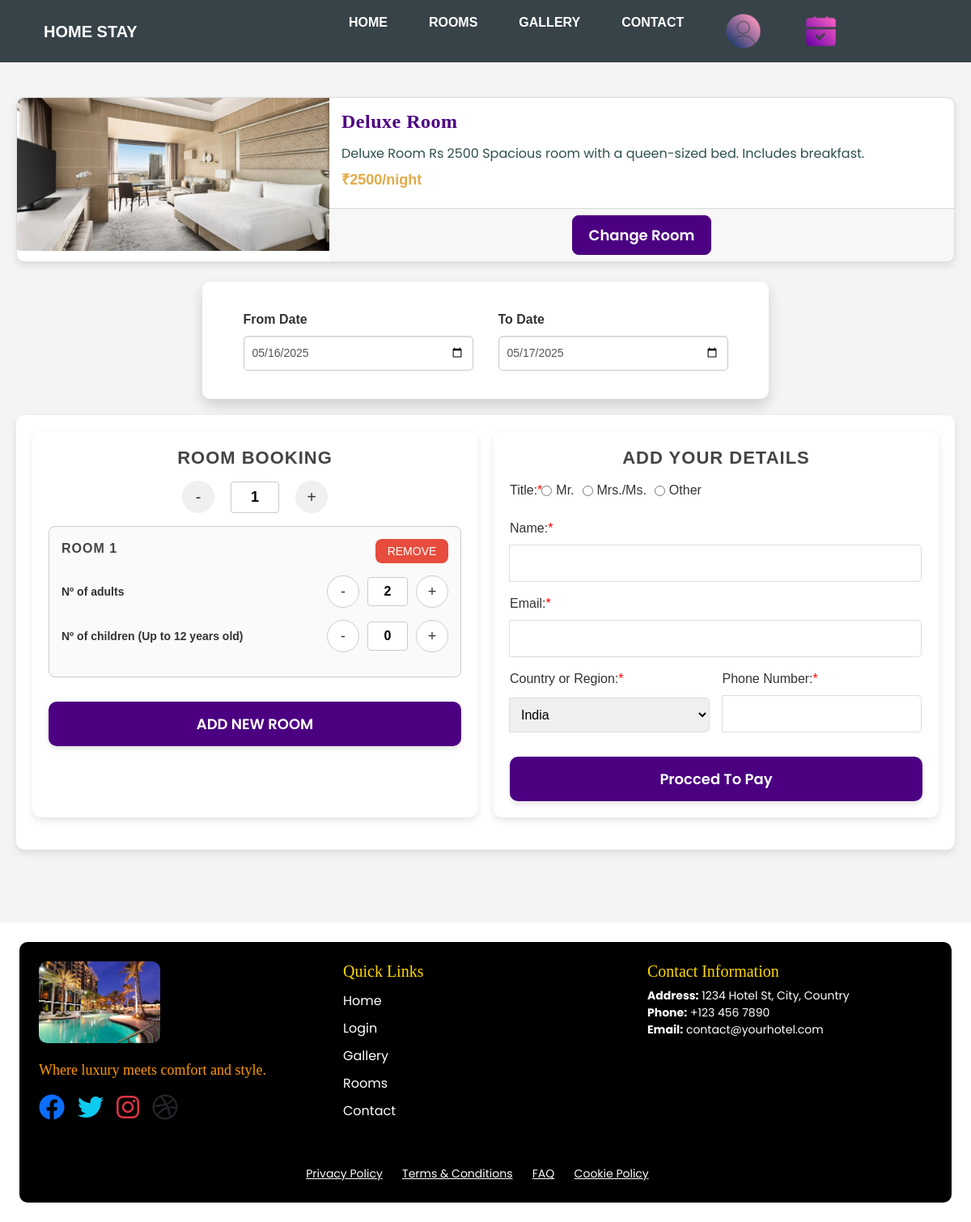
The app's page /booking-1 with its own data.
### home/models.py (models this page shows, shortened)
class R_D(models.Model):
    room_type = models.CharField(max_length=50, unique=True)  # Ensuring unique room types for proper ForeignKey
    room_description = models.CharField(max_length=500)
    space_for_adult = models.IntegerField()
    space_for_child = models.IntegerField()
    price = models.IntegerField()

### home/views.py (the view)
# urls.py: path('booking-<id>',views.booking,name="booking"),
def booking(req, id=0):
    form = booking_details_form()  # Process form submission
    room = R_D.objects.filter(id=id).first()
    if room is None:
        return redirect("booking",1)
    if req.user.is_authenticated:
        initial_data = {
            "name": req.user,
            "email": req.user.email,
        }
    if req.method == "POST":
        form = booking_details_form(req.POST)
        if form.is_valid():
            global data
            data = {
                "from_date": form.cleaned_data.get("from_date"),
                "to_date": form.cleaned_data.get("TO_date"),
                "title": form.cleaned_data["title"],
                "name": req.user.username if req.user.is_authenticated else form.cleaned_data["name"],
                "email": req.user.email if req.user.is_authenticated else form.cleaned_data["email"],
                "phone": form.cleaned_data["phone"],
                "country": form.cleaned_data["country"],
                "room": int(req.POST.get('room_count')),
                "room_name":room.room_type,
            }
            no_of_room = Rooms.objects.filter(room_type=room.room_type, room_availability=True).count()
            m_f = data["from_date"]
            m_t = data["to_date"]
            data_user = User_Booked_Room_Details.objects.filter(check_out__gte=m_f, check_in__lte=m_t)
            l = []
            for x in data_user:
                if not (x.check_out < m_f or x.check_in > m_t):
                    l.append(json.loads(x.room_allocated))
            l = np.array(l).ravel()
            l = sorted(set(map(int, l)))
            global exact_avilable_rooms
            exact_avilable_rooms = [x for x in range(1, no_of_room + 1) if x not in l]
            available_rooms = len(exact_avilable_rooms)
            try:
                room_count = int(data["room"])
                if room_count > available_rooms:
                    messages.info(req, f"Can't add more rooms than {available_rooms}")
                    return redirect(f"/booking-{id}")
            except (TypeError, ValueError):
                messages.info(req, "Invalid room count.")
                return redirect(f"/booking-{id}")
            from_date = data["from_date"]
            to_date = data["to_date"]
            if from_date and to_date:
                today = date.today()
                max_booking_date = today + timedelta(days=30)
                if (
                    to_date < from_date or
                    to_date < today or
                    from_date < today or
                    from_date > max_booking_date or
                    to_date > from_date + timedelta(days=30)
                    ):
                    messages.info(req,
                        "Invalid dates selected! 🚨\n"
                        "✔ Check-in date must be **today or later**.\n"
                        "✔ Check-out date must be **after** the check-in date.\n"
                        "✔ You can only book up to **30 days in advance**.\n"
                        "✔ The maximum stay duration is **30 days**.\n"
                        "📅 Please select valid dates and try again."
                    )
                    return redirect('/booking-1')
            else:
                messages.info(req, "Please enter valid dates.")
                return redirect(f'/booking-{id}')
            global adult, child
            adult={"room_1":req.POST.get('ra-1')}
            child={"room_1":req.POST.get('rc-1')}
            if 1<int(data["room"])<=available_rooms:
                for x in range(2, int(data["room"]) + 1):
                    adult[f"room_{x}"]=req.POST.get(f"adult_c-{x}")
                    child[f"room_{x}"]=req.POST.get(f"child_c-{x}")
            for x in adult:
                if int(adult.get(x))>room.space_for_adult:
                    messages.info(req,f'We have only {room.space_for_adult} for adult in this room')
                    return redirect(f"/booking-{id}")
            for x in child:
                if int(child.get(x))>room.space_for_child:
                    messages.info(req,f'can only add {room.space_for_child} child pr room')
                    return redirect(f"/booking-{id}")
            return redirect(f"/booking_details-{room.id}")  # Redirect after successful submission
        else:
            messages.info(req, "Please fill all the details correctly.")
    else:
        if req.user.is_authenticated:
            form = booking_details_form(initial=initial_data)  # Pre-fill form with initial values
        else:
            form=booking_details_form()
    if req.user.is_authenticated:
        form.fields["name"].widget.attrs["readonly"] = True
        form.fields["email"].widget.attrs["readonly"] = True
    available_rooms =Rooms.objects.filter(room_type=room.room_type,room_availability=True).count()
    return render(req, "booking.html", {"room": room, "available_rooms": available_rooms, "form": form})

### templates/booking.html (shortened to what this page needs)
{% extends 'root.html' %}
{% load crispy_forms_tags %}
{% block content %}
<div style="margin-top:100px;">
    <div class="container1 mt-5">
    <div class="room-details">
        <div class="card horizontal-card mb-4">
            <div class="row g-0">
                <div class="col-md-4">
                    <img src="/static/image/{{room.room_type}}/1.png"
                         class="img-fluid rounded-start"
                         alt="{{ room.room_type }}">
                </div>
                <div class="col-md-8">
                    <div class="card-body">
                        <h5 class="card-title">{{ room.room_type }}</h5>
                        <p class="card-text">{{ room.room_description }}</p>
                        <p class="text-success h5"><strong>₹{{ room.price }}</strong>/night</p>
                    </div>
                    <div class="card-footer text-center">
                        <a href="{% url "room" %}"><button class="btn btn-primary" type="button">Change Room</button></a>
                    </div>
                </div>
            </div>
        </div>
    </div>
    <form method="POST" action="#">
    <div class="date-selection-container bg-white shadow" style="padding: 35px; display: flex; justify-content: center;">
        <div class="row g-3">
            <div class="col-md-6">
                <div class="form-group">
                    <label for="from_date" class="form-label">From Date</label>
                    {{form.from_date}}
                </div>
            </div>
            <div class="col-md-6">
                <div class="form-group">
                    <label for="to_date" class="form-label">To Date</label>
                    {{form.TO_date}}
                </div>
            </div>
        </div>
    </div>
    <div class="booking-section">
        <div class="details-and-controllers">
            <div class="room-controls-container">
                <h2 class="form-title">Room Booking</h2>
                <div class="room-controls mb-3">
                    <button type="button" onclick="updateRoomCount(-1)">-</button>
                    <input type="text" id="room-count" value="1" name="room_count" readonly>
                    <button type="button" onclick="updateRoomCount(1)">+</button>
                </div>
                <div id="room-container1">
                    <div class="room" id="room-1">
                        <div class="room-header">
                            <span>Room 1</span>
                            <button type="button" class="remove-room-btn" onclick="removeRoom(1)">REMOVE</button>
                        </div>
                        <div class="capacity">
                            <div class="control-group">
                                <label>Nº of adults</label>
                                <div class="control-buttons">
                                    <button type="button" onclick="updateAdults(1, -1)">-</button>
                                    <input type="text" id="adult-count-1" value="2" readonly name="ra-1">
                                    <button type="button" onclick="updateAdults(1, 1)">+</button>
                                </div>
                            </div>
                            <div class="control-group">
                                <label>Nº of children <span>(Up to 12 years old)</span></label>
                                <div class="control-buttons">
                                    <button type="button" onclick="updateChildren(1, -1)">-</button>
                                    <input type="text" id="child-count-1" value="0" name="rc-1" readonly>
                                    <button type="button" onclick="updateChildren(1, 1)">+</button>
                                </div>
                            </div>
                        </div>
                    </div>
                </div>
                <button type="button" class="add-room-btn" onclick="addNewRoom()">ADD NEW ROOM</button>
            </div>
            <div class="form details-form">
                <h2 class="form-title">Add Your Details</h2>
                    <div class="input-group">
                        <label for="title">Title:<span style="color:red;">*</span></label>
                        <div class="radio-group">
                            {{ form.title}}
                        </div>
                    </div>
                    <div class="input-row">
                        <div class="input-group">
                            <label for="first-name">Name:<span style="color:red;">*</span></label>
                            {{ form.name }}
                        </div>
                    </div>
                    <div class="input-group">
                        <label for="email">Email:<span style="color:red;">*</span></label>
                        {{ form.email }}
                    </div>
                    <div class="input-row">
                        <div class="input-group">
                            <label for="country">Country or Region:<span style="color:red;">*</span></label>
                            {{ form.country }}
                        </div>
                        <div class="input-group">
                            <label for="phone">Phone Number:<span style="color:red;">*</span></label>
                            {{ form.phone }}
                        </div>
                    </div>
                     {% if available_rooms %}
                     <button class="done-btn" type="Submit" name="submit">Procced To Pay</button>
                     {% else %}
                     <a href="{% url "room" %}"><button type="button" class="done-btn">We are all fill for these rooms check other rooms</button></a>
                     {% endif %}
                    </form>
            </div>
            </div>
{% endblock content %}

### records on screen
R_D: room_type (picture), room_type "Deluxe Room", room_description "Deluxe Room Rs 2500 Spacious room with a queen-sized bed. Includes breakfast.", price "2500"
